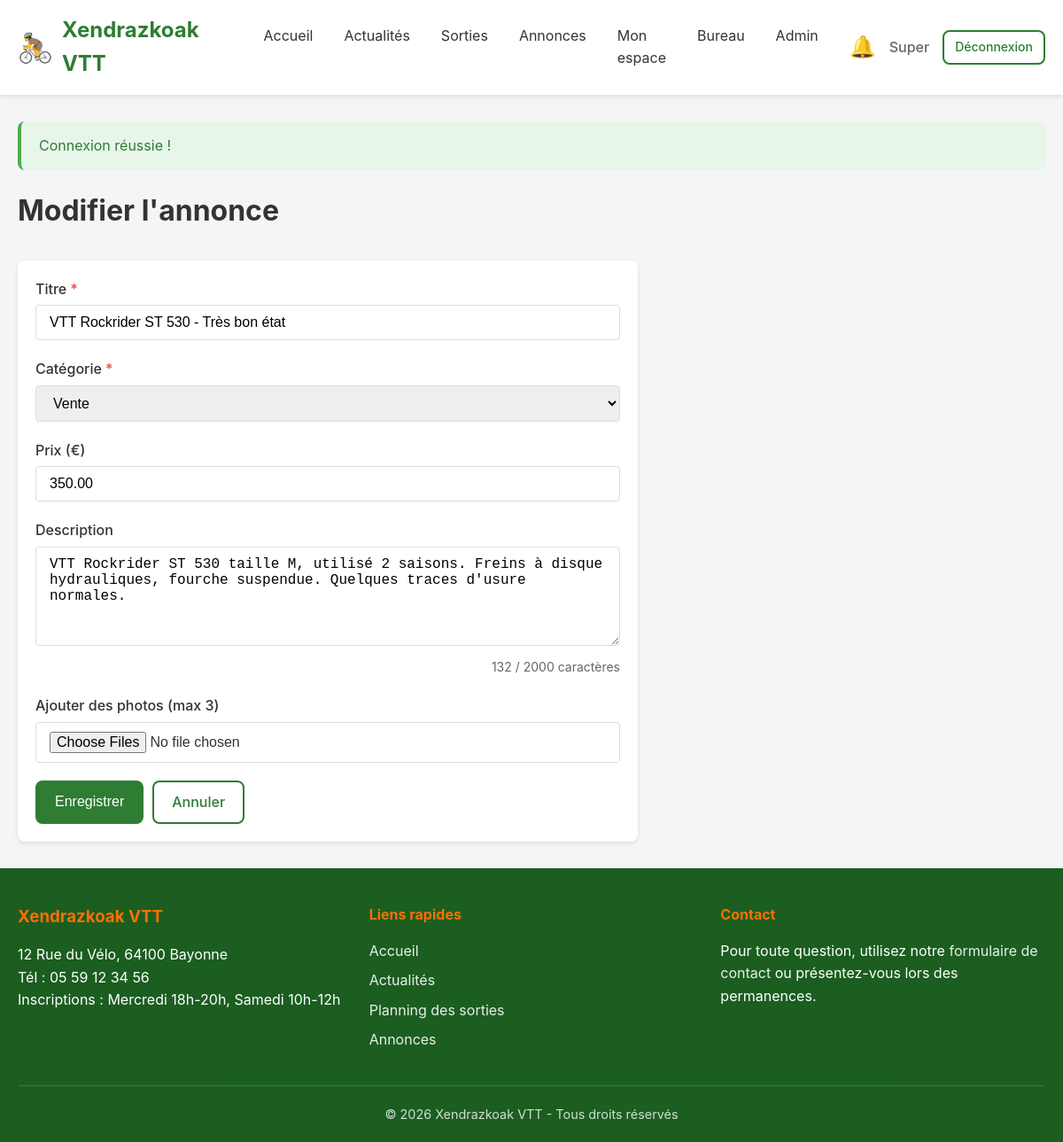
Page /annonce_edit.php?id=1 (signed in) on the committed database.
### tables this page shows
CREATE TABLE club_infos (
    id INT AUTO_INCREMENT PRIMARY KEY,
    nom_club VARCHAR(200) NOT NULL,
    adresse TEXT NOT NULL,
    telephone VARCHAR(20) NOT NULL,
    jours_inscription VARCHAR(255) NOT NULL,
    youtube_url VARCHAR(500) DEFAULT NULL,
    updated_at DATETIME DEFAULT CURRENT_TIMESTAMP ON UPDATE CURRENT_TIMESTAMP
);

### db.php (called while the page is built, shortened)
<?php
function getDB() {
    static $pdo = null;
    if ($pdo !== null) {
        return $pdo;
    }
    try {
        $dsn = "mysql:host=" . DB_HOST . ";dbname=" . DB_NAME . ";charset=" . DB_CHARSET;
        $options = [
            PDO::ATTR_ERRMODE            => PDO::ERRMODE_EXCEPTION,
            PDO::ATTR_DEFAULT_FETCH_MODE => PDO::FETCH_ASSOC,
            PDO::ATTR_EMULATE_PREPARES   => false,
        ];
        $pdo = new PDO($dsn, DB_USER, DB_PASS, $options);
        return $pdo;
    } catch (PDOException $e) {
        if (DEBUG_MODE) {
            die("Erreur de connexion à la base de données : " . $e->getMessage());
        } else {
            die("Erreur de connexion à la base de données. Veuillez réessayer plus tard.");
        }
    }
}
function dbFetchAll($sql, $params = []) {
    $stmt = getDB()->prepare($sql);
    $stmt->execute($params);
    return $stmt->fetchAll();
}
function dbFetchOne($sql, $params = []) {
    $stmt = getDB()->prepare($sql);
    $stmt->execute($params);
    return $stmt->fetch();
}

### annonce_edit.php (the view, shortened to what this page needs)
<?php
$id = (int)($_GET['id'] ?? 0);
$categories = dbFetchAll("SELECT * FROM annonce_categories ORDER BY nom");
$images = dbFetchAll("SELECT * FROM annonce_images WHERE annonce_id = ?", [$id]);
require_once __DIR__ . '/header.php';
?>
<div class="page-header">
    <h1>Modifier l'annonce</h1>
</div>
<div class="card" style="max-width: 700px;">
    <div class="card-body">
        <form method="POST" action="" enctype="multipart/form-data">
            <div class="form-group">
                <label for="titre">Titre <span class="required">*</span></label>
                <input type="text" id="titre" name="titre" class="form-control"
                       value="<?php echo escape($_POST['titre'] ?? ''); ?>"
                       maxlength="255" required>
            </div>
            <div class="form-group">
                <label for="categorie_id">Catégorie <span class="required">*</span></label>
                <select name="categorie_id" id="categorie_id" class="form-control" required>
                    <?php foreach ($categories as $cat): ?>
                        <option value="<?php echo $cat['id']; ?>"
                                <?php echo ($_POST['categorie_id'] ?? '') == $cat['id'] ? 'selected' : ''; ?>>
                            <?php echo escape($cat['nom']); ?>
                        </option>
                    <?php endforeach; ?>
                </select>
            </div>
            <div class="form-group">
                <label for="prix">Prix (€)</label>
                <input type="number" id="prix" name="prix" class="form-control"
                       value="<?php echo escape($_POST['prix'] ?? ''); ?>"
                       min="0" step="0.01">
            </div>
            <div class="form-group">
                <label for="description">Description</label>
                <textarea id="description" name="description" class="form-control" rows="5"
                          maxlength="2000"><?php echo escape($_POST['description'] ?? ''); ?></textarea>
            </div>
            <div class="form-group">
                <label for="images">Ajouter des photos (max <?php echo MAX_IMAGES_PER_ANNONCE - count($images); ?>)</label>
                <input type="file" id="images" name="images[]" class="form-control"
                       accept="image/*" multiple <?php echo count($images) >= MAX_IMAGES_PER_ANNONCE ? 'disabled' : ''; ?>>
            </div>
            <div class="flex gap-1">
                <button type="submit" class="btn btn-primary">Enregistrer</button>
                <a href="annonce_view.php?id=<?php echo $id; ?>" class="btn btn-outline">Annuler</a>
            </div>
        </form>
    </div>
</div>
<?php require_once __DIR__ . '/footer.php'; ?>

### footer.php (shortened to what this page needs)
        </div>
    </main>
    <footer class="main-footer">
        <div class="container">
            <div class="footer-content">
                <div class="footer-info">
                    <h3><?php echo SITE_NAME; ?></h3>
                    <?php if ($clubInfo): ?>
                        <p><?php echo escape($clubInfo['adresse']); ?></p>
                        <p>Tél : <?php echo escape($clubInfo['telephone']); ?></p>
                        <p>Inscriptions : <?php echo escape($clubInfo['jours_inscription']); ?></p>
                    <?php endif; ?>
                </div>
                <div class="footer-links">
                    <h4>Liens rapides</h4>
                    <ul>
                        <li><a href="index.php">Accueil</a></li>
                        <li><a href="actualites.php">Actualités</a></li>
                        <li><a href="sorties.php">Planning des sorties</a></li>
                        <li><a href="annonces.php">Annonces</a></li>
                    </ul>
                </div>
                <div class="footer-contact">
                    <h4>Contact</h4>
                    <p>Pour toute question, utilisez notre <a href="messages.php">formulaire de contact</a> ou présentez-vous lors des permanences.</p>
                </div>
            </div>
            <div class="footer-bottom">
                <p>&copy; <?php echo date('Y'); ?> <?php echo SITE_NAME; ?> - Tous droits réservés</p>
            </div>
        </div>
    </footer>
</body>
</html>

### css/style.css (style rules this page uses)
*, *::before, *::after { box-sizing: border-box; margin: 0; padding: 0; }
:root { --primary-color: #2e7d32; --primary-dark: #1b5e20; --primary-light: #4caf50; --secondary-color: #ff6f00; --secondary-dark: #e65100; --text-color: #333; --text-light: #666; --bg-color: #f5f5f5; --white: #fff; --border-color: #ddd; --success-color: #4caf50; --error-color: #f44336; --warning-color: #ff9800; --info-color: #2196f3; --shadow: 0 2px 5px rgba(0,0,0,0.1); --shadow-lg: 0 5px 15px rgba(0,0,0,0.15); --radius: 8px; --radius-sm: 4px; }
body { font-family: -apple-system, BlinkMacSystemFont, 'Segoe UI', Roboto, Oxygen, Ubuntu, sans-serif; font-size: 16px; line-height: 1.6; color: var(--text-color); background-color: var(--bg-color); min-height: 100vh; display: flex; flex-direction: column; }
a { color: var(--primary-color); text-decoration: none; }
.container { width: 100%; max-width: 1200px; margin: 0 auto; padding: 0 20px; }
.main-footer { background: var(--primary-dark); color: var(--white); padding: 40px 0 20px; margin-top: auto; }
.footer-content { display: grid; grid-template-columns: repeat(auto-fit, minmax(250px, 1fr)); gap: 30px; margin-bottom: 30px; }
.footer-info h3, .footer-links h4, .footer-contact h4 { margin-bottom: 15px; color: var(--secondary-color); }
.footer-links ul { list-style: none; }
.footer-links li { margin-bottom: 8px; }
.footer-links a, .footer-contact a { color: var(--white); opacity: 0.9; }
.footer-bottom { text-align: center; padding-top: 20px; border-top: 1px solid rgba(255,255,255,0.2); font-size: 0.9rem; opacity: 0.8; }
.btn { display: inline-block; padding: 10px 20px; font-size: 1rem; font-weight: 500; text-align: center; border: 2px solid transparent; border-radius: var(--radius); cursor: pointer; transition: all 0.2s; }
.btn-primary { background: var(--primary-color); color: var(--white); }
.btn-outline { background: transparent; border-color: var(--primary-color); color: var(--primary-color); }
.form-group { margin-bottom: 20px; }
.form-group label { display: block; margin-bottom: 5px; font-weight: 500; }
.form-group label .required { color: var(--error-color); }
.form-control { width: 100%; padding: 10px 15px; font-size: 1rem; border: 1px solid var(--border-color); border-radius: var(--radius-sm); transition: border-color 0.2s, box-shadow 0.2s; }
textarea.form-control { resize: vertical; min-height: 100px; }
select.form-control { cursor: pointer; }
.card { background: var(--white); border-radius: var(--radius); box-shadow: var(--shadow); overflow: hidden; }
.card-body { padding: 20px; }
.page-header { margin-bottom: 30px; }
.page-header h1 { font-size: 2rem; margin-bottom: 10px; }
.flex { display: flex; }
.gap-1 { gap: 10px; }

### rows in the picture
club_infos: adresse "12 Rue du Vélo, 64100 Bayonne", telephone "05 59 12 34 56", jours_inscription "Mercredi 18h-20h, Samedi 10h-12h"

### other values in the picture
SITE_NAME "Xendrazkoak VTT"
$currentUser['prenom'] "Super"
$flash['message'] "Connexion réussie !"
MAX_IMAGES_PER_ANNONCE - count($images) "3"
form field categorie_id "Vente"
